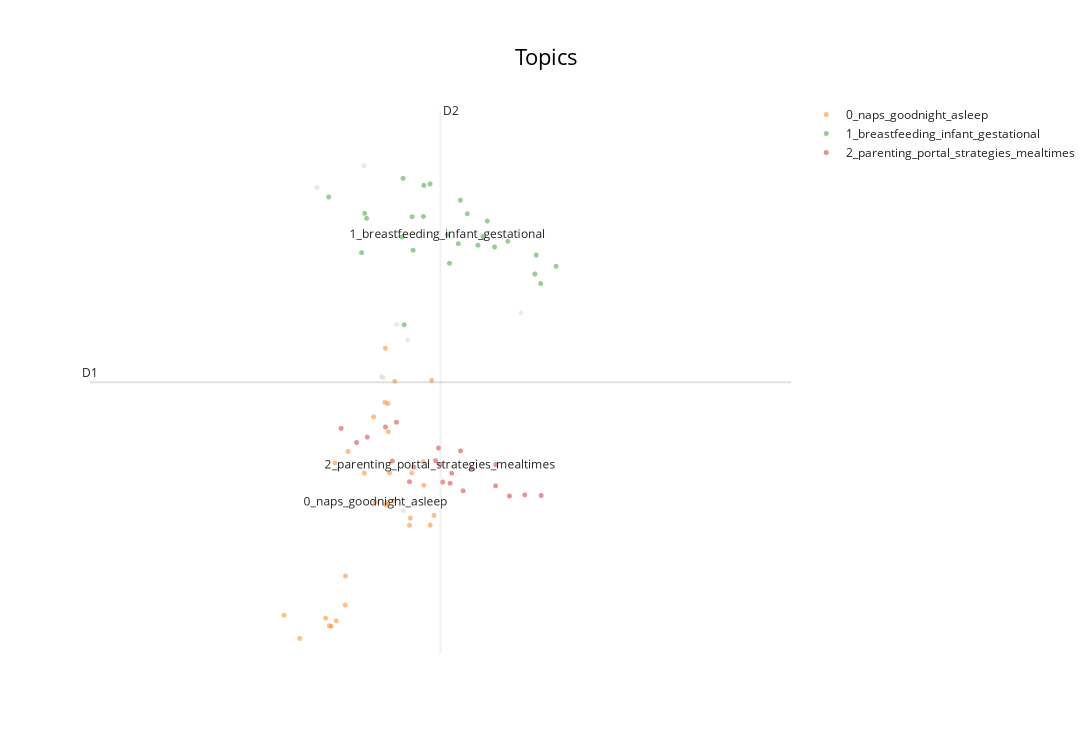

Here is the notebook cell this chart was saved with:
### Markdown cell above
### Without hyperparameter tuning

### Code cell
# Step 1 - Extract embeddings
embedding_model = SentenceTransformer("all-MiniLM-L6-v2")

# Step 2 - Reduce dimensionality
umap_model = UMAP(
    n_neighbors=15,
    n_components=5,
    min_dist=0.0,
    metric="cosine",
    low_memory=False,
    random_state=42,
)

# Step 3 - Cluster reduced embeddings
hdbscan_model = HDBSCAN(
    min_samples=5,
    min_cluster_size=15,
    metric="euclidean",  # manhattan
    cluster_selection_method="leaf",
    prediction_data=True,
)

# Step 4 - Tokenize topics
vectorizer_model = CountVectorizer(stop_words=combined_stop_words, ngram_range=(1, 1), max_df=0.8)

# Step 5 - Create topic representation
ctfidf_model = ClassTfidfTransformer(reduce_frequent_words=True) #to reduce the impact of frequent words

# Step 6 - (Optional) Fine-tune topic representations with
# a `bertopic.representation` model
representation_model = KeyBERTInspired()
# representation_model = MaximalMarginalRelevance(diversity=0.3)

# All steps together
topic_model = BERTopic(
    embedding_model=embedding_model,  # Step 1 - Extract embeddings
    umap_model=umap_model,  # Step 2 - Reduce dimensionality
    hdbscan_model=hdbscan_model,  # Step 3 - Cluster reduced embeddings
    vectorizer_model=vectorizer_model,  # Step 4 - Tokenize topics
    ctfidf_model=ctfidf_model,  # Step 5 - Extract topic words
    representation_model=representation_model,  # Step 6 - (Optional) Fine-tune topic represenations
    # nr_topics=15,  # default is none, will auto reduce topics using HDBSCAN
)

topics, probs = topic_model.fit_transform(docs_parentHub)

result = topic_model.get_topic_info()
result.to_excel(r"bertopic program subpages\original\bertopic_programeSubPages_parentHub.xlsx")

top_topics = topic_model.get_topic_freq()["Topic"].tolist()
embeddings = topic_model.umap_model.embedding_
hover_data = [
    f"{title} - Topic {topic}"
    for title, topic in zip(doc_titles_parentHub, topics)
]
visualization = topic_model.visualize_documents(
    hover_data,
    reduced_embeddings=embeddings,
    topics=top_topics,
    title="Topics",
)
visualization.show()

### Figure 1 — Plotly figure (JSON) as saved in the notebook; plotly's stock layout.template omitted (floating-point values rounded to 4 significant figures)
{"data": [{"hoverinfo": "text", "hovertext": ["Is Your Baby Throwing Things Around? - Topic -1", "Parent Hub: Teens - Resources - Topic -1", "Parent Hub: Student Health Centre, Dental Centre - Topic -1", "Children’s Health E-Services - Topic -1", "The Healthy Time Out Challenge 1 May to 31 Aug 2019 - Topic -1", "Parent Hub: 3-6 Years - Common Conditions - Topic -1", "Parent Hub: We're Expecting - Trimester 3 - Topic -1", null], "marker": {"color": "#CFD8DC", "opacity": 0.5, "size": 5}, "mode": "markers+text", "name": "other", "showlegend": false, "type": "scattergl", "x": [4.671, 4.244, 4.251, 4.049, 4.311, 4.326, 4.192, 4.292], "y": [1.959, 1.397, 1.388, 3.072, 0.2076, 1.719, 3.265, 1.858]}, {"hoverinfo": "text", "hovertext": ["Parent Hub: 7-12 Years - Healthy at School - Topic 0", "Parent Hub: 0-2 Years - Baby Sleep - Topic 0", "Parent Hub: 7-12 Years - View All - Topic 0", "Parent Hub - Topic 0", "Parent Hub: 7-12 Years - Building Bonds - Topic 0", "Parent Hub: 3-6 Years - Topic 0", "Parent Hub: Teens - Emotional Health - Topic 0", "Parent Hub: 7-12 Years - Sparkly Teeth and Eyes - Topic 0", "Parent Hub: Quizzes - How To Build Positive Self-Esteem in Your Teen - Topic 0", "3 - 6 Years: Good Sleep Captain Sleep - Topic 0", "3 - 6 Years: Good Sleep Captain Sleep - Topic 0", "Parent Hub: 7-12 Years - Healthy Eating - Topic 0", "Parent Hub: Teens - Topic 0", "Parent Hub: 3-6 Years - Nutrition and Healthy Eating - Topic 0", "Parent Hub: Quizzes - How To Keep Your Child Fit and Active - Topic 0", "Parent Hub: Quizzes - How Well Do You Know the Nutritional Information Panel (NIP)? - Topic 0", "3 - 6 Years: Good Sleep Captain Sleep - Topic 0", "Parent Hub: 7-12 Years - Emotional Health - Topic 0", "Youth Preventive Dental Service - Topic 0", "Parent Hub: 7-12 Years - Topic 0", "3 - 6 Years: Good Sleep Captain Sleep - Topic 0", "Parent Hub: 3-6 Years - View All - Topic 0", "3 - 6 Years: Good Sleep Captain Sleep - Topic 0", "Parent Hub: Teens - View All - Topic 0", "Parent Hub: Recipes - Topic 0", "Parent Hub: 3-6 Years - Oral Care and Eye Care - Topic 0", "Parent Hub: 3-6 Years - Safety and Hygiene - Topic 0", "sleep-test - Topic 0", "Parent Hub: Grandparents - Resources - Topic 0", null], "marker": {"opacity": 0.5, "size": 5}, "mode": "markers+text", "name": "0_naps_goodnight_asleep", "text": ["", "", "", "", "", "", "", "", "", "", "", "", "", "", "", "", "", "", "", "", "", "", "", "", "", "", "", "", "", "0_naps_goodnight_asleep"], "textfont": {"size": 12}, "type": "scattergl", "x": [4.266, 3.996, 4.193, 4.259, 4.372, 4.103, 4.406, 4.265, 4.394, 4.086, 4.092, 4.143, 4.331, 4.257, 4.333, 4.283, 4.107, 4.338, 4.286, 4.136, 3.948, 4.221, 4.075, 4.375, 4.27, 4.256, 4.398, 4.135, 4.263, 4.227], "y": [0.9064, -0.9254, 0.5391, 0.2586, 0.6408, 0.6301, 0.1637, 1.157, 0.07943, -0.8134, -0.8178, 0.7319, 0.07674, 1.647, 0.1409, 0.2936, -0.7698, 0.54, 1.354, -0.3727, -0.7198, 1.038, -0.7459, 0.4324, 0.5417, 1.167, 1.362, -0.6303, 0.2778, 0.2822]}, {"hoverinfo": "text", "hovertext": ["Parent Hub: 0-2 Years - Screen Time - Topic 1", "Parent Hub: 0-2 Years - Healthy Diet - Topic 1", "Parent Hub: 0-2 Years - Topic 1", "Parent Hub: We're Expecting - View All - Topic 1", "Parent Hub: 3-6 Years - Healthy, Active Family - Topic 1", "Parent Hub: 0-2 Years - 1st Few Months - Topic 1", "Parent Hub: We're Expecting - Trimester 1 - Topic 1", "Parent Hub: 0-2 Years - Baby Care - Topic 1", "Parent Hub: 0-2 Years - View All - Topic 1", "Bonding With Baby - Topic 1", "Parent Hub: Student Immunisation And Screening - Topic 1", "Happy 1-Year Old! - Topic 1", "Parent Hub: We're Expecting - Topic 1", "Parent Hub: 0-2 Years - Baby Safety - Topic 1", "Time For Baby, Time For Mummy And Daddy - Topic 1", "Parent Hub: 0-2 Years - Immunisation - Topic 1", "Separation Anxiety - Topic 1", "Parent Hub: 0-2 Years - Immunisation - Topic 1", "Parent Hub: 0-2 Years - Growth and Development - Topic 1", "Take Time To Care For Yourself - Topic 1", "Parent Hub: We're Expecting - Gestational Diabetes - Topic 1", "Parent Hub - Depression Scale - Topic 1", "Parent Hub: We're Expecting - Trimester 2 - Topic 1", "Be Gentle With Yourself - Topic 1", "Parent Hub: 0-2 Years - Common Status - Topic 1", null], "marker": {"opacity": 0.5, "size": 5}, "mode": "markers+text", "name": "1_breastfeeding_infant_gestational", "text": ["", "", "", "", "", "", "", "", "", "", "", "", "", "", "", "", "", "", "", "", "", "", "", "", "", "1_breastfeeding_infant_gestational"], "textfont": {"size": 12}, "type": "scattergl", "x": [4.48, 4.308, 4.539, 4.486, 4.314, 4.339, 4.374, 4.373, 4.507, 4.778, 4.2, 4.59, 4.568, 4.453, 4.731, 4.194, 4.713, 4.084, 4.342, 4.717, 4.311, 4.555, 4.393, 4.631, 4.185, 4.447], "y": [2.574, 2.632, 2.56, 2.959, 1.855, 2.813, 3.091, 2.815, 2.84, 2.373, 2.798, 2.545, 2.775, 2.4, 2.22, 2.843, 2.305, 2.988, 2.516, 2.473, 3.153, 2.636, 3.104, 2.596, 2.495, 2.654]}, {"hoverinfo": "text", "hovertext": ["Parent Hub: 0-2 Years - Resources - Topic 2", "Parent Hub - Events: Dear Papa, It's Okay, Parent-child Workshop - Topic 2", "Parent Hub - Events: Postnatal Workshop - Topic 2", "Parent Hub - Events: Dear Mama, It's Okay Parent-child Workshop - Topic 2", "test - Topic 2", "Parent Hub - Events: Your Child's First Influencer - Topic 2", "Parent Hub - Events: Eat Right Feel Right Grandparents Edition - Topic 2", "Parent Hub - Events - Topic 2", "Parent Hub - Events: Into the Hawkerverse - Topic 2", "Parent Hub: 3-6 Years - Resources - Topic 2", "Parent Hub - Events: Mental Well-Being Workshops for Parents - Topic 2", "Parent Hub: We're Expecting - Resources - Topic 2", "Parent Hub - Events: Move It - Topic 2", "Parent Hub - Events: Dear Mama, It's Okay, Parent Workshop - Topic 2", "Parent Hub - Events: Family Fun Time Carnival - Topic 2", "Parent Hub: 7-12 Years - Resources - Topic 2", "Parent Hub - Events: Eat Right Feel Right - Topic 2", "Parent Hub - Events Positive Parenting Programme - Topic 2", "Parent Hub - Events: Family Fun Time - Topic 2", "Parent Hub: Stay Positive - Resources - Topic 2", "Parent Hub: Child Health Booklet - Topic 2", null], "marker": {"opacity": 0.5, "size": 5}, "mode": "markers+text", "name": "2_parenting_portal_strategies_mealtimes", "text": ["", "", "", "", "", "", "", "", "", "", "", "", "", "", "", "", "", "", "", "", "", "2_parenting_portal_strategies_mealtimes"], "textfont": {"size": 12}, "type": "scattergl", "x": [4.419, 4.682, 4.636, 4.52, 4.278, 4.122, 4.41, 4.432, 4.202, 4.331, 4.291, 4.487, 4.46, 4.732, 4.258, 4.455, 4.594, 4.594, 4.494, 4.344, 4.169, 4.424], "y": [0.7628, 0.3471, 0.3365, 0.5811, 0.6475, 0.9368, 0.6504, 0.4603, 0.8587, 0.4632, 0.9909, 0.7373, 0.5386, 0.3416, 0.9491, 0.4502, 0.6156, 0.4271, 0.3838, 0.5936, 0.8113, 0.6135]}], "layout": {"annotations": [{"showarrow": false, "text": "D1", "x": 3.356, "y": 1.345, "yshift": 10}, {"showarrow": false, "text": "D2", "x": 4.425, "xshift": 10, "y": 3.755}], "height": 750, "shapes": [{"line": {"color": "#CFD8DC", "width": 2}, "type": "line", "x0": 4.425, "x1": 4.425, "y0": -1.064, "y1": 3.755}, {"line": {"color": "#9E9E9E", "width": 2}, "type": "line", "x0": 3.356, "x1": 5.495, "y0": 1.345, "y1": 1.345}], "title": {"font": {"color": "Black", "size": 22}, "text": "Topics", "x": 0.5, "xanchor": "center", "yanchor": "top"}, "width": 1200, "xaxis": {"visible": false}, "yaxis": {"visible": false}}}
